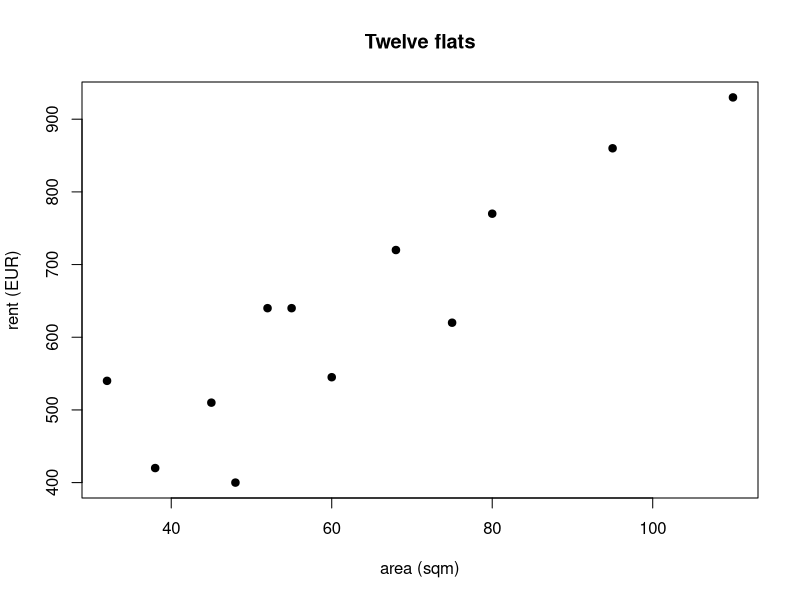
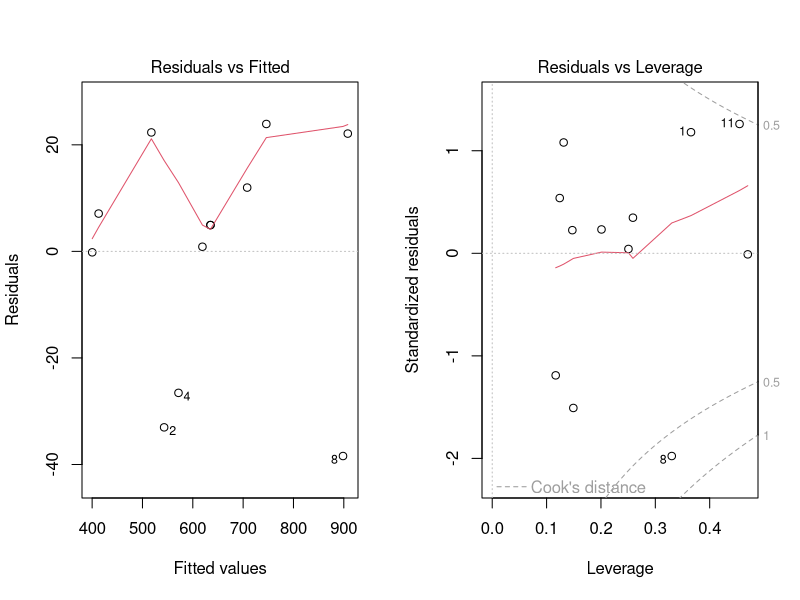

R code for these plots, in order: (Note: this script raises an error after producing the figures.)
## ---- chunk 1
knitr::opts_chunk$set(echo = TRUE, fig.width = 6, fig.height = 3.6)
set.seed(2026)
## ---- chunk 2
flats <- data.frame(
  flat_id       = sprintf("F%02d", 1:12),
  area_sqm      = c(32, 45, 52, 60, 68, 75, 80, 95, 38, 55, 110, 48),
  dist_metro_km = c(0.3, 0.9, 0.4, 1.6, 0.7, 2.1, 1.1, 0.5, 1.8, 0.6, 1.4, 2.6),
  built_year    = c(1965, 1998, 1972, 2010, 1930, 1985, 2015, 1955, 1978, 2004, 1926, 1968),
  rent_eur      = c(540, 510, 640, 545, 720, 620, 770, 860, 420, 640, 930, 400)
)
summary(flats[, -1])
## ---- chunk 3
plot(rent_eur ~ area_sqm, data = flats, pch = 19,
     xlab = "area (sqm)", ylab = "rent (EUR)", main = "Twelve flats")
cor(flats[, c("area_sqm", "dist_metro_km", "built_year", "rent_eur")])
## ---- chunk 4
fit <- lm(rent_eur ~ area_sqm + dist_metro_km, data = flats)
summary(fit)
## ---- chunk 5
X <- cbind(intercept = 1, as.matrix(flats[, c("area_sqm", "dist_metro_km")]))
y <- flats$rent_eur
b_hat <- solve(t(X) %*% X, t(X) %*% y)   # SOLVE, do not invert
cbind(by_hand = round(as.vector(b_hat), 6), lm = round(coef(fit), 6))
## ---- chunk 6
par(mfrow = c(1, 2))
plot(fit, which = 1)   # residuals vs fitted: curvature = a missing transform
plot(fit, which = 5)   # leverage: one far-out x can move the whole plane
par(mfrow = c(1, 1))
## ---- chunk 7
flats$area_sqft <- flats$area_sqm * 10.7639   # the same variable, different units
broken <- lm(rent_eur ~ area_sqm + area_sqft + dist_metro_km, data = flats)
coef(broken)
## ---- chunk 8
Xb <- cbind(1, flats$area_sqm, flats$area_sqft)
solve(t(Xb) %*% Xb)
